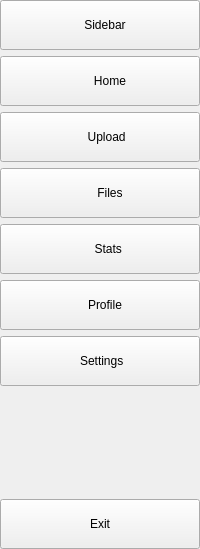
        <widget class="QWidget" name="full_menu_widget" native="true">
         <property name="sizeIncrement">
          <size>
           <width>0</width>
           <height>500</height>
          </size>
         </property>
         <layout class="QVBoxLayout" name="verticalLayout_2">
          <property name="leftMargin">
           <number>0</number>
          </property>
          <property name="topMargin">
           <number>0</number>
          </property>
          <property name="rightMargin">
           <number>0</number>
          </property>
          <property name="bottomMargin">
           <number>0</number>
          </property>
          <item>
           <widget class="QPushButton" name="pushButton_4">
            <property name="sizePolicy">
             <sizepolicy hsizetype="Preferred" vsizetype="Expanding">
              <horstretch>0</horstretch>
              <verstretch>0</verstretch>
             </sizepolicy>
            </property>
            <property name="minimumSize">
             <size>
              <width>100</width>
              <height>50</height>
             </size>
            </property>
            <property name="text">
             <string>   Sidebar</string>
            </property>
            <property name="icon">
             <iconset resource="../Desktop/resource.qrc">
              <normaloff>:/icons/icons_financial_app/side_bar.png</normaloff>
              <normalon>:/icons/icons_financial_app/side_bar.png</normalon>:/icons/icons_financial_app/side_bar.png</iconset>
            </property>
            <property name="iconSize">
             <size>
              <width>20</width>
              <height>20</height>
             </size>
            </property>
            <property name="checkable">
             <bool>true</bool>
            </property>
            <property name="autoExclusive">
             <bool>false</bool>
            </property>
           </widget>
          </item>
          <item>
           <widget class="QPushButton" name="home_button_2">
            <property name="sizePolicy">
             <sizepolicy hsizetype="Preferred" vsizetype="Expanding">
              <horstretch>0</horstretch>
              <verstretch>0</verstretch>
             </sizepolicy>
            </property>
            <property name="minimumSize">
             <size>
              <width>100</width>
              <height>50</height>
             </size>
            </property>
            <property name="text">
             <string>      Home</string>
            </property>
            <property name="icon">
             <iconset resource="../Desktop/resource.qrc">
              <normaloff>:/icons/icons_financial_app/home_icon.png</normaloff>
              <normalon>:/icons/icons_financial_app/home_icon.png</normalon>:/icons/icons_financial_app/home_icon.png</iconset>
            </property>
            <property name="iconSize">
             <size>
              <width>20</width>
              <height>20</height>
             </size>
            </property>
            <property name="checkable">
             <bool>true</bool>
            </property>
            <property name="autoExclusive">
             <bool>true</bool>
            </property>
           </widget>
          </item>
          <item>
           <widget class="QPushButton" name="upload_button_2">
            <property name="sizePolicy">
             <sizepolicy hsizetype="Preferred" vsizetype="Expanding">
              <horstretch>0</horstretch>
              <verstretch>0</verstretch>
             </sizepolicy>
            </property>
            <property name="minimumSize">
             <size>
              <width>100</width>
              <height>50</height>
             </size>
            </property>
            <property name="text">
             <string>    Upload</string>
            </property>
            <property name="icon">
             <iconset resource="../Desktop/resource.qrc">
              <normaloff>:/icons/icons_financial_app/upload_icon.png</normaloff>
              <normalon>:/icons/icons_financial_app/upload_icon.png</normalon>:/icons/icons_financial_app/upload_icon.png</iconset>
            </property>
            <property name="iconSize">
             <size>
              <width>20</width>
              <height>20</height>
             </size>
            </property>
            <property name="checkable">
             <bool>true</bool>
            </property>
            <property name="autoExclusive">
             <bool>true</bool>
            </property>
           </widget>
          </item>
          <item>
           <widget class="QPushButton" name="file_button_2">
            <property name="sizePolicy">
             <sizepolicy hsizetype="Preferred" vsizetype="Expanding">
              <horstretch>0</horstretch>
              <verstretch>0</verstretch>
             </sizepolicy>
            </property>
            <property name="minimumSize">
             <size>
              <width>100</width>
              <height>50</height>
             </size>
            </property>
            <property name="text">
             <string>      Files</string>
            </property>
            <property name="icon">
             <iconset resource="../Desktop/resource.qrc">
              <normaloff>:/icons/icons_financial_app/file_icon.png</normaloff>
              <normalon>:/icons/icons_financial_app/file_icon.png</normalon>:/icons/icons_financial_app/file_icon.png</iconset>
            </property>
            <property name="iconSize">
             <size>
              <width>20</width>
              <height>20</height>
             </size>
            </property>
            <property name="checkable">
             <bool>true</bool>
            </property>
            <property name="autoExclusive">
             <bool>true</bool>
            </property>
           </widget>
          </item>
          <item>
           <widget class="QPushButton" name="stats_button_2">
            <property name="sizePolicy">
             <sizepolicy hsizetype="Preferred" vsizetype="Expanding">
              <horstretch>0</horstretch>
              <verstretch>0</verstretch>
             </sizepolicy>
            </property>
            <property name="minimumSize">
             <size>
              <width>100</width>
              <height>50</height>
             </size>
            </property>
            <property name="text">
             <string>     Stats</string>
            </property>
            <property name="icon">
             <iconset resource="../Desktop/resource.qrc">
              <normaloff>:/icons/icons_financial_app/chart_icon.png</normaloff>
              <normalon>:/icons/icons_financial_app/chart_icon.png</normalon>:/icons/icons_financial_app/chart_icon.png</iconset>
            </property>
            <property name="iconSize">
             <size>
              <width>20</width>
              <height>20</height>
             </size>
            </property>
            <property name="checkable">
             <bool>true</bool>
            </property>
            <property name="autoExclusive">
             <bool>true</bool>
            </property>
           </widget>
          </item>
          <item>
           <widget class="QPushButton" name="profile_button_2">
            <property name="sizePolicy">
             <sizepolicy hsizetype="Preferred" vsizetype="Expanding">
              <horstretch>0</horstretch>
              <verstretch>0</verstretch>
             </sizepolicy>
            </property>
            <property name="minimumSize">
             <size>
              <width>100</width>
              <height>50</height>
             </size>
            </property>
            <property name="text">
             <string>   Profile</string>
            </property>
            <property name="icon">
             <iconset resource="../Desktop/resource.qrc">
              <normaloff>:/icons/icons_financial_app/profile_icon.png</normaloff>
              <normalon>:/icons/icons_financial_app/profile_icon.png</normalon>:/icons/icons_financial_app/profile_icon.png</iconset>
            </property>
            <property name="iconSize">
             <size>
              <width>20</width>
              <height>20</height>
             </size>
            </property>
            <property name="checkable">
             <bool>true</bool>
            </property>
            <property name="autoExclusive">
             <bool>true</bool>
            </property>
           </widget>
          </item>
          <item>
           <widget class="QPushButton" name="settings_button_2">
            <property name="sizePolicy">
             <sizepolicy hsizetype="Preferred" vsizetype="Expanding">
              <horstretch>0</horstretch>
              <verstretch>0</verstretch>
             </sizepolicy>
            </property>
            <property name="minimumSize">
             <size>
              <width>100</width>
              <height>50</height>
             </size>
            </property>
            <property name="text">
             <string> Settings</string>
            </property>
            <property name="icon">
             <iconset resource="../Desktop/resource.qrc">
              <normaloff>:/icons/icons_financial_app/settings_icon.png</normaloff>
              <normalon>:/icons/icons_financial_app/settings_icon.png</normalon>:/icons/icons_financial_app/settings_icon.png</iconset>
            </property>
            <property name="iconSize">
             <size>
              <width>20</width>
              <height>20</height>
             </size>
            </property>
            <property name="checkable">
             <bool>true</bool>
            </property>
            <property name="autoExclusive">
             <bool>true</bool>
            </property>
           </widget>
          </item>
          <item>
           <spacer name="verticalSpacer_2">
            <property name="orientation">
             <enum>Qt::Orientation::Vertical</enum>
            </property>
            <property name="sizeHint" stdset="0">
             <size>
              <width>20</width>
              <height>107</height>
             </size>
            </property>
           </spacer>
          </item>
          <item>
           <widget class="QPushButton" name="exit_button_2">
            <property name="sizePolicy">
             <sizepolicy hsizetype="Preferred" vsizetype="Expanding">
              <horstretch>0</horstretch>
              <verstretch>0</verstretch>
             </sizepolicy>
            </property>
            <property name="minimumSize">
             <size>
              <width>100</width>
              <height>50</height>
             </size>
            </property>
            <property name="text">
             <string>Exit</string>
            </property>
            <property name="checkable">
             <bool>true</bool>
            </property>
            <property name="autoExclusive">
             <bool>true</bool>
            </property>
           </widget>
          </item>
         </layout>
        </widget>
